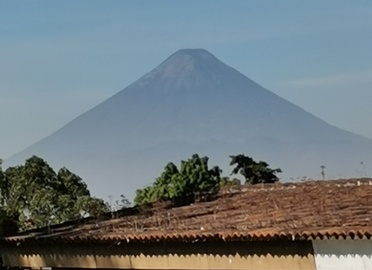
#> input picture Computer Vision Deep Dive in Python/Ch05/05_02/volcano.jpg, 372 x 270 px, shrunk from 536 x 389 before the run
$ python downscaling_example.py
#> lines starting #> are read from the running program, lines starting #| are printed output that depends on the picture
### Computer Vision Deep Dive in Python/Ch05/05_02/EC_CV.py
import numpy as np
import matplotlib.pyplot as plt

# To convert an RGBA image array that represents data with floating
# point numbers from 0 to 1 into the RGB integer format from 0 to 255,
# we need to make 4 changes:

# 1) Get rid of the A channel
# 2) Multiply by 255
# 3) Round the resulting values
# 4) Ensure values are between 0 and 255
# 5) Convert data to 8-bit integers

# Let's define a function for this:

# [5 lines left out: function adapt_PNG, not called in this run]


# This function will be useful to perform steps 3, 4, and 5 for images
# undergoing operations that may result in floating point numbers.
def adapt_image(the_img):
    return np.uint8(np.clip(the_img.round(),0,255)) # Steps 3, 4, 5

# This function converts a grayscale image to black and white
# using a global threshold.
# [7 lines left out: function grayscale_to_BW, not called in this run]

# This function downscales an incoming picture by a linear factor of n.
# This yields a picture that's n^2 smaller (in area) than the original.
def downscale(pic,n):
    rows, cols, temp = np.shape(pic)
    rows = int(n * int(rows/n)) # make sure rows are divisible by n
    cols = int(n * int(cols/n)) # make sure cols are divisible by n
    pic = pic[:rows,:cols]
    rows = int(rows/n)
    cols = int(cols/n)
    smaller = np.zeros((rows,cols,3),np.float64)
    for i in range(rows):
        for j in range(cols):
            smaller[i,j,0] = np.average(pic[i*n:i*n+n,j*n:j*n+n,0])  #    Red Channel
            smaller[i,j,1] = np.average(pic[i*n:i*n+n,j*n:j*n+n,1])  # Green Channel
            smaller[i,j,2] = np.average(pic[i*n:i*n+n,j*n:j*n+n,2])  # Blue Channel
    return smaller


# This function upscales an incoming picture by a linear factor of 2.
# This yields a picture that's 4 times larger (in area) than the original.
# [70 lines left out: functions upscale_by_2, get_seam, not called in this run]

### Computer Vision Deep Dive in Python/Ch05/05_02/downscaling_example.py
import numpy as np
import matplotlib.pyplot as plt

# %config InlineBackend.figure_formats = 'retina'
from matplotlib import rcParams
from EC_CV import *
import cv2

rcParams["figure.figsize"] = (20, 8)

img = plt.imread("volcano.jpg")
#> img is the input picture: shape (270, 372, 3); mean R, G, B 112.5, 122.6, 126.7
plt.imshow(img)
np.shape(img)

# Let's reduce the resolution by a linear factor of 4 (16 times smaller in area)
# The downscale() function is defined in EC_CV.py

img_s = downscale(img, 4)
#> in downscale, `pic = pic[:rows,:cols]`:
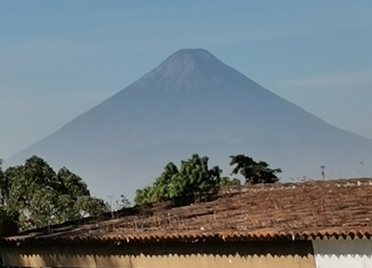
#> pic: shape (268, 372, 3); mean of channels 0, 1, 2 112.3, 122.7, 127; drawn as R, G, B
#> after the loop in downscale, `for i in range(rows):`:
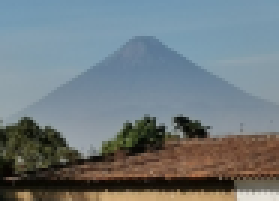
#> smaller: shape (67, 93, 3) float64 (shown 3 times larger); mean of channels 0, 1, 2 112.3, 122.7, 127; drawn as R, G, B
img_s = adapt_image(img_s)
plt.imshow(img_s)
print(np.shape(img_s))
#| (67, 93, 3)

# Let's see the two images side by side

print(np.shape(img))
#| (270, 372, 3)
print(np.shape(img_s))
#| (67, 93, 3)

fig, ax = plt.subplots(1, 2)
ax[0].imshow(img)
ax[1].imshow(img_s)

# Now let's do the same at the smaller image's size

rcParams["figure.figsize"] = (3.5, 8)

# display images
fig, ax = plt.subplots(1, 2)
ax[0].imshow(img)
ax[1].imshow(img_s)

# Now let's save the smaller image into a file

plt.imsave("smaller.bmp", img_s)

# Let's repeat the process for another image

rcParams["figure.figsize"] = (20, 8)

img = plt.imread("meat.bmp")
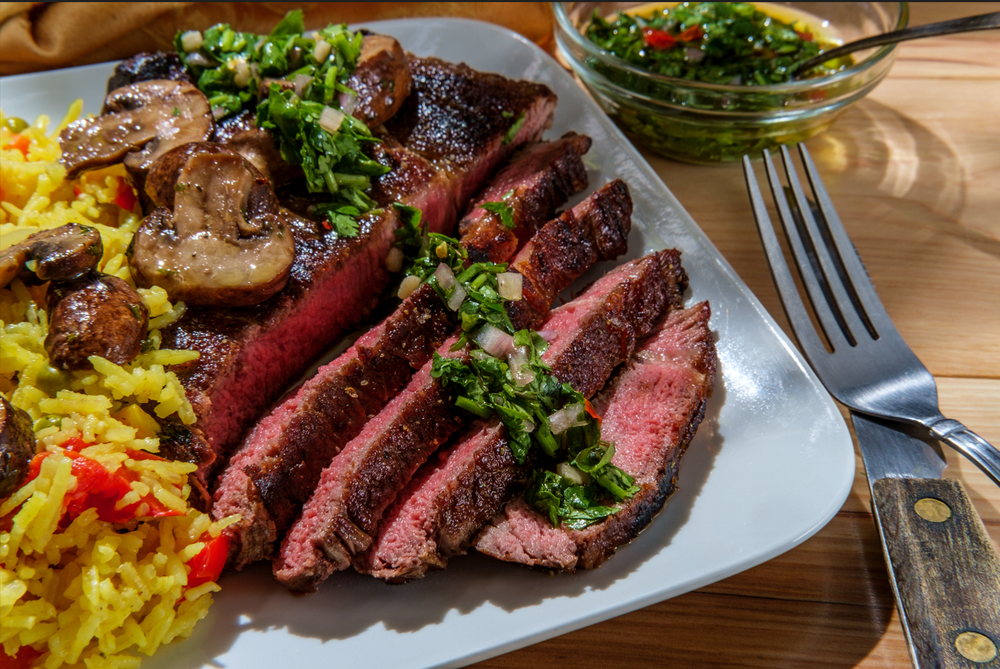
#> input picture Computer Vision Deep Dive in Python/Ch05/05_02/meat.bmp, 1000 x 669 px, shrunk from 1439 x 963 before the run
#> img is the input picture: shape (669, 1000, 3); mean R, G, B 116.5, 90.3, 63
img_s = adapt_image(downscale(img, 10))
#> call 2 of downscale, with n = 10
#> in downscale (call 2), `pic = pic[:rows,:cols]`:
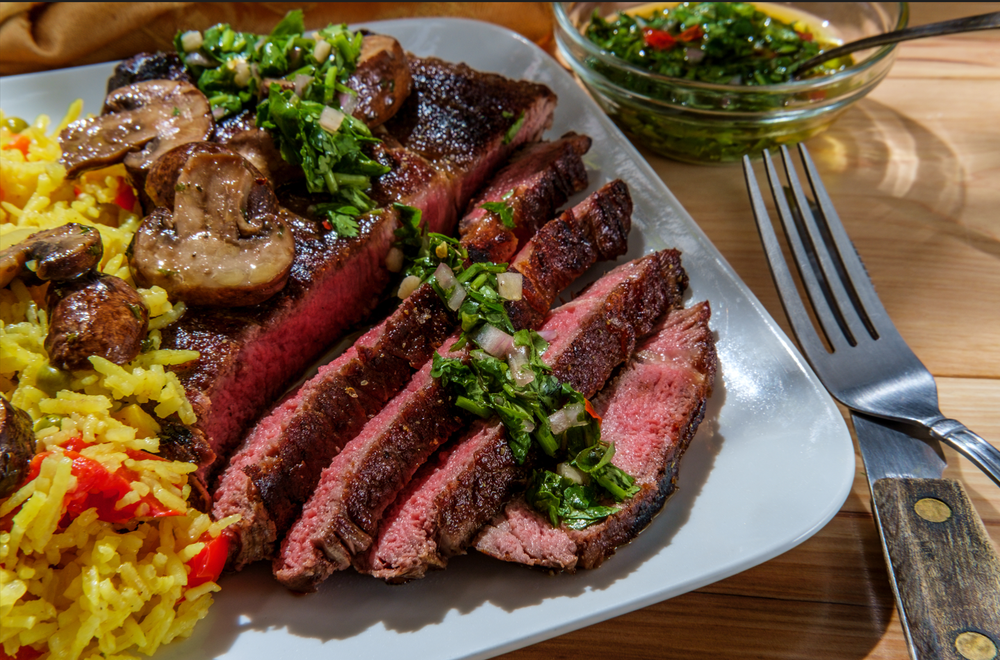
#> pic: shape (660, 1000, 3); mean of channels 0, 1, 2 116.4, 90.1, 62.8; drawn as R, G, B
#> after the loop in downscale (call 2), `for i in range(rows):`:
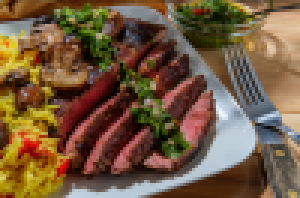
#> smaller: shape (66, 100, 3) float64 (shown 3 times larger); mean of channels 0, 1, 2 116.4, 90.1, 62.8; drawn as R, G, B

print(np.shape(img))
#| (669, 1000, 3)
print(np.shape(img_s))
#| (66, 100, 3)

fig, ax = plt.subplots(1, 2)
ax[0].imshow(img)
ax[1].imshow(img_s)
